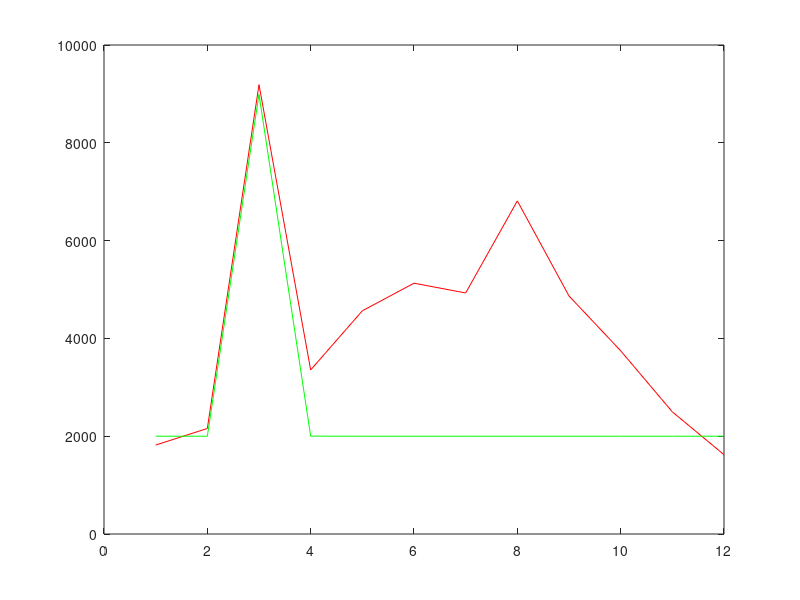

Source code (MATLAB):
function main
%{
clear all; close all
datafile = 'gc-data-21.txt';
fid = fopen(datafile);
i = 0;
while 1
    line = fgetl(fid);
    sm = strmatch('# of Points',line);
    if ~isempty(sm)
        regex = '# of Points(.*)';
        [match tokens] = regexp(line,regex,'match','tokens');
        npoints = str2num(tokens{1}{1});
    elseif strcmp(line,'R.Time	Intensity')
        break
    i = i + 1;
    end
end
t = zeros(1,npoints);
intensity = zeros(1,npoints);
for j=1:npoints
    line = fgetl(fid);
    [a] = textscan(line,'%f%d');
    t(j) = a{1};
    intensity(j) = a{2};
end
fclose(fid);
%}
X=importdata('temp.txt',' ');
X=X';
t=[1:12]
X(1,:)
ainit=[2000,3,0.05,0.1];
figure,plot(t,X(1,1:12),'r-',t,asym_peak(ainit,t)+2000,'g-');
end

function f = asym_peak(pars,t)
  % from Anal. Chem. 1994, 66, 1294-1301
  a0 = pars(1);  % peak area
  a1 = pars(2);  % elution time
  a2 = pars(3);  % width of gaussian
  a3 = pars(4);  % exponential damping term
  f = a0/2/a3*exp(a2^2/2/a3^2 + (a1 - t)/a3).*(erf((t-a1)/(sqrt(2)*a2) - a2/sqrt(2)/a3) + 1);
end